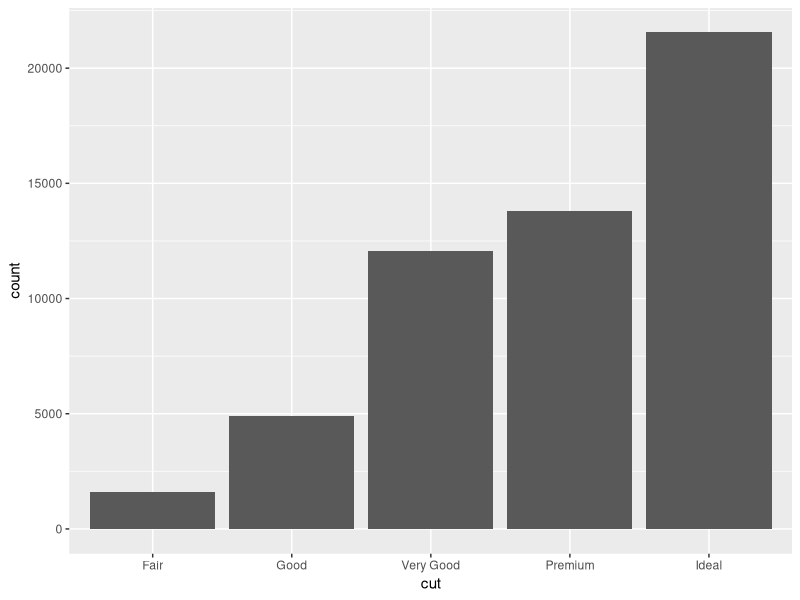
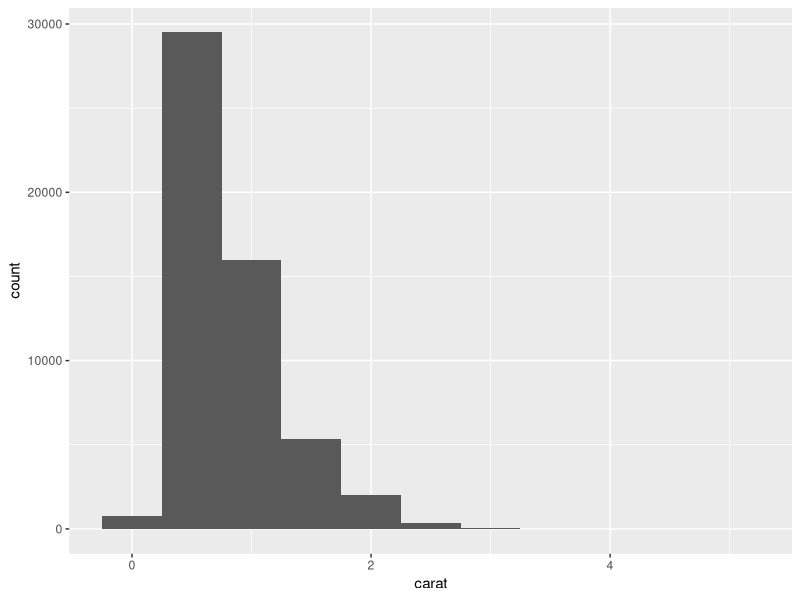
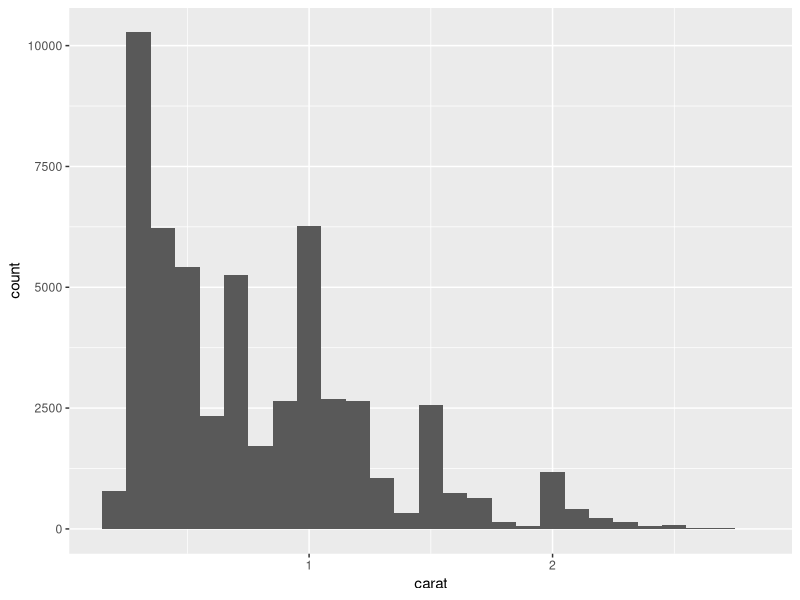
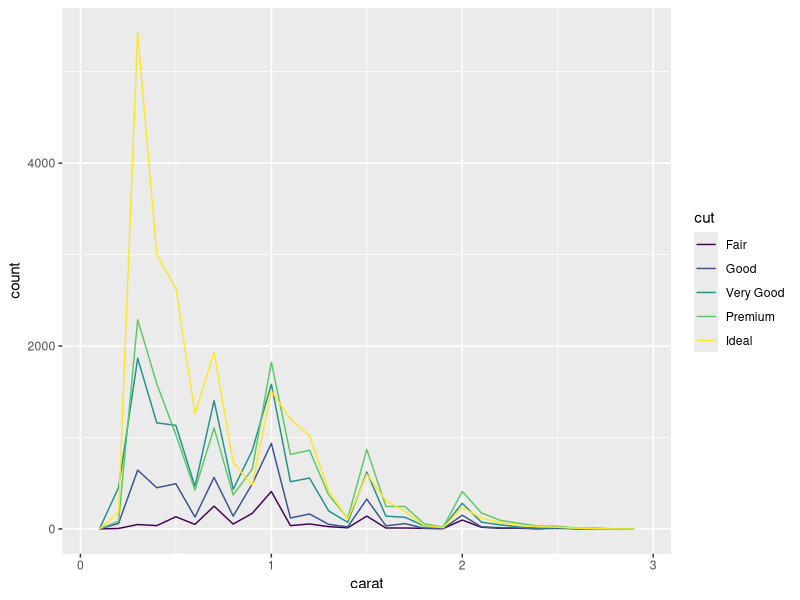
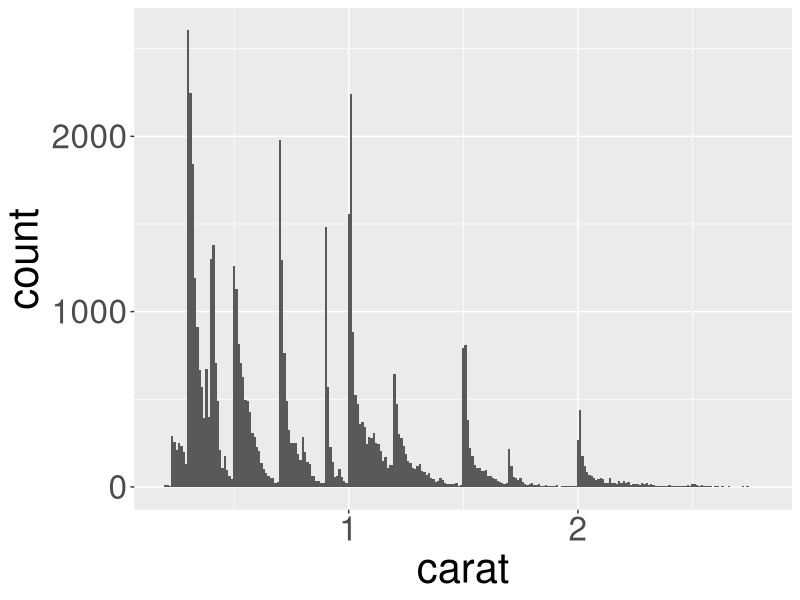
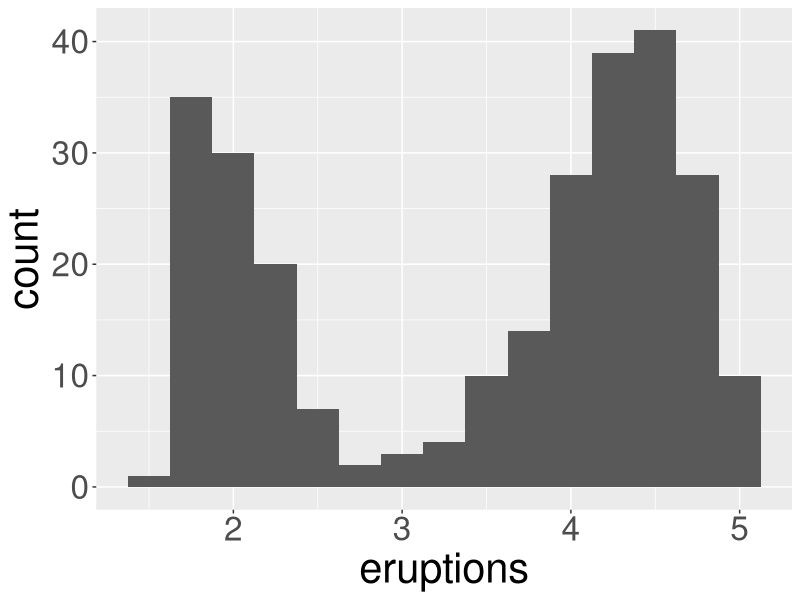
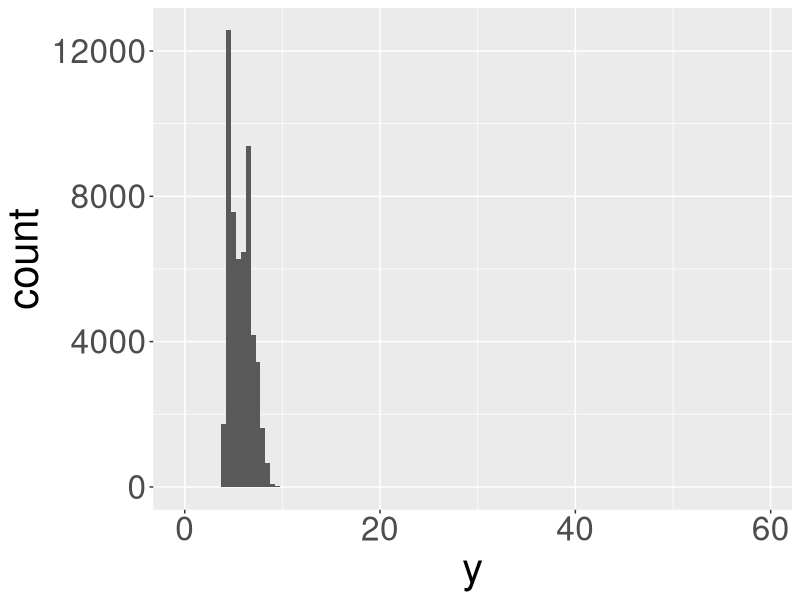
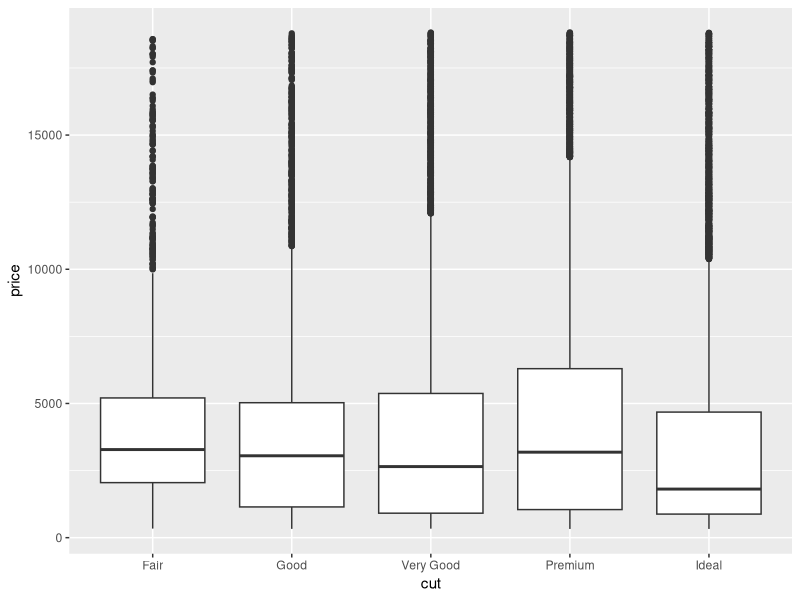

Recreate these plots in R, in order.
## ---- chunk 1
#| fig-width: 5
#| fig-height: 4

library(tidyverse)

ggplot(data = diamonds) +
  geom_bar(mapping = aes(x = cut))
## ---- chunk 2
diamonds %>% 
  count(cut)
## ---- chunk 3
diamonds %>% 
  group_by(cut) %>%
  summarise(n=n())
## ---- chunk 4
#| fig-width: 5
#| fig-height: 4
ggplot(data = diamonds) +
  geom_histogram(mapping = 
                   aes(x = carat), 
                 binwidth = 0.5)
## ---- chunk 5
diamonds %>% 
  count(cut_width(carat, 0.5))
## ---- chunk 6
#| fig-width: 8
#| fig-height: 4
smaller <- diamonds %>%
  filter(carat < 3)

ggplot(data = filter(diamonds, carat < 3), mapping = aes(x = carat)) +
  geom_histogram(binwidth = 0.1)
## ---- chunk 7
#| fig-width: 8
#| fig-height: 4
ggplot(data = smaller, mapping = aes(x = carat, colour = cut)) +
  geom_freqpoly(binwidth = 0.1)
## ---- chunk 8
smaller <- diamonds %>%
  filter(carat < 3)

ggplot(data = smaller, mapping = aes(x = carat)) +
  geom_histogram(binwidth = 0.01) +  
  theme(text = element_text(size=30))
## ---- chunk 9
#| fig-width: 5
#| fig-height: 4
ggplot(data = faithful, mapping = aes(x = eruptions)) + 
  geom_histogram(binwidth = 0.25) +  
  theme(text = element_text(size=30))
## ---- chunk 10
#| fig-width: 5
#| fig-height: 4
ggplot(diamonds) + 
  geom_histogram(mapping = aes(x = y), binwidth = 0.5) +  
  theme(text = element_text(size=30))
## ---- chunk 11
unusual <- diamonds %>% 
  filter(y < 3 | y > 20) %>% 
  select(price, x, y, z) %>%
  arrange(y)
unusual
## ---- chunk 12
#| fig-height: 4
#| fig-width: 8
ggplot(data = diamonds, mapping = aes(x = cut, y = price)) +
  geom_boxplot()
## ---- chunk 13
#| fig-height: 4
#| fig-width: 8

mpg %>% 
  mutate(class = reorder(class, hwy, FUN = median)) %>%
  ggplot() +
    geom_boxplot(mapping = aes(x = class, y = hwy)) +
    coord_flip()
## ---- chunk 14
#| fig-height: 4
#| fig-width: 5
ggplot(data = diamonds) +
  geom_count(mapping = 
               aes(x = cut, y = color))
## ---- chunk 15
#| fig-height: 6
#| fig-width: 6
ggplot(data = diamonds) +
  geom_point(mapping = aes(x = carat, y = price)) +
  theme(text = element_text(size=30))
## ---- chunk 16
#| fig-width: 5
#| fig-height: 4
ggplot(data = diamonds) +
  geom_point(mapping = aes(x = carat, y = price), 
             alpha = 1 / 100) 
## ---- chunk 17
library(modelr)

mod <- lm(log(price) ~ log(carat), data = diamonds)

diamonds2 <- diamonds %>% 
  add_residuals(mod) %>% 
  mutate(resid = exp(resid))
## ---- chunk 18
#| fig-width: 8
#| fig-height: 4
ggplot(data = diamonds2) + 
  geom_boxplot(mapping = aes(x = cut, y = resid))
